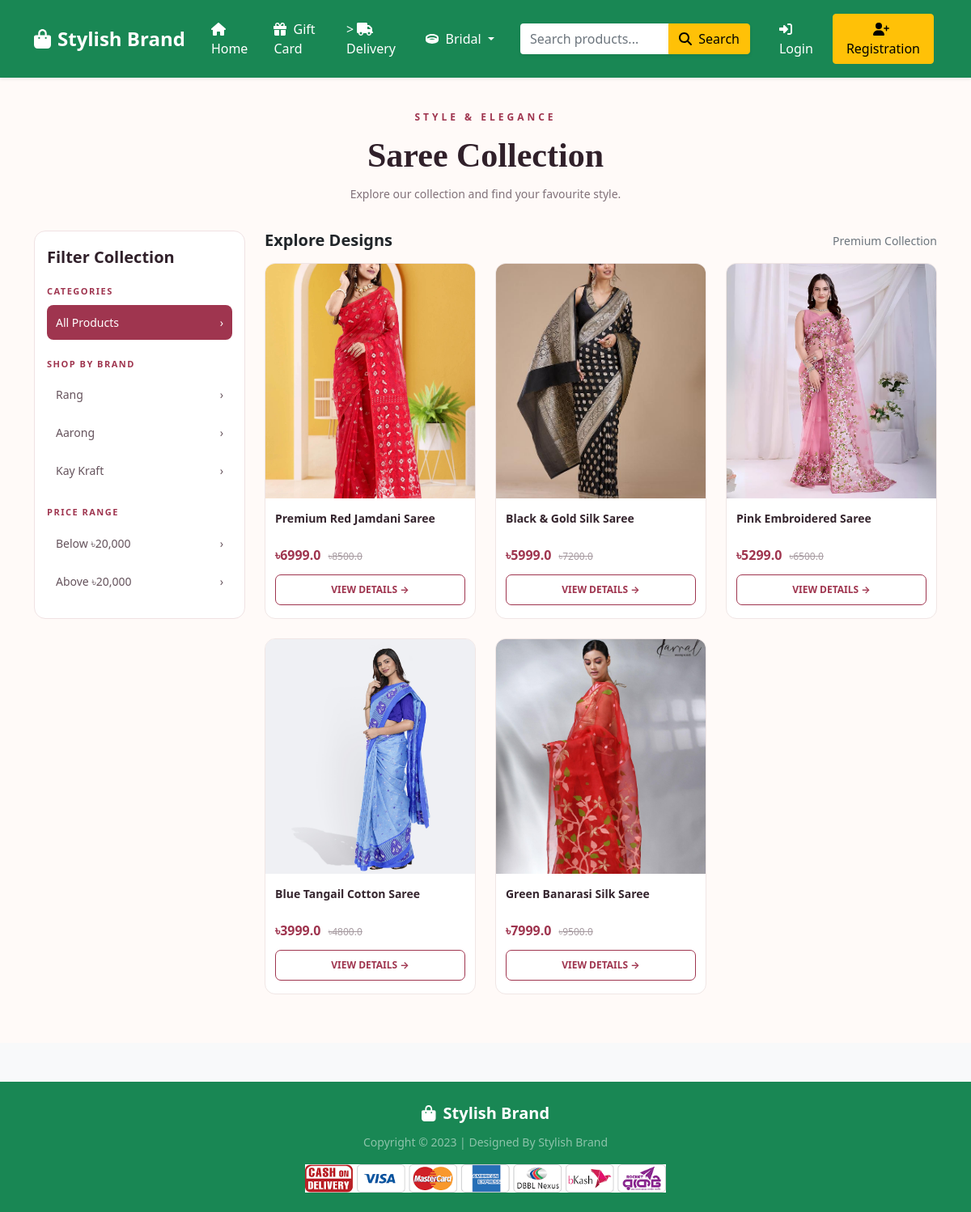
The app's page /saree/ with its own data.
### Shop/models.py (models this page shows, shortened)
class Product(models.Model):
    title = models.CharField(max_length=100)
    selling_price = models.FloatField()
    discounted_price = models.FloatField()
    description = models.TextField()
    brand = models.CharField(max_length=100)
    category = models.CharField(choices=CATEGORY_CHOICES,max_length=2)
    product_image = models.ImageField(upload_to='productimg')

### Shop/views.py (the view)
# urls.py: path("saree/", views.saree, name="saree"),
def saree(request, data=None):
    return category_products(request, "S", data)

### Shop/templates/Shop/category_products.html (shortened to what this page needs)
{% extends 'Shop/base.html' %}
{% load static %}
{% block main-content %}
<section class="collection-page">
    <div class="container">
        <div class="collection-heading">
            <span>Style & Elegance</span>
            <h1>{{ category_title }}</h1>
            <p>Explore our collection and find your favourite style.</p>
        </div>
        <div class="row g-4">
            <div class="col-lg-3 col-md-4">
                <div class="filter-panel">
                    <h5>Filter Collection</h5>
                    <div class="filter-label">Categories</div>
                    <a href="{% url category_url_name %}"
                       class="filter-link {% if not selected_filter %}active{% endif %}">
                        All Products <span>&rsaquo;</span>
                    </a>
                    <div class="filter-label">Shop by Brand</div>
                    {% for brand in brands %}
                    <a href="{% url item_url_name brand %}"
                       class="filter-link {% if selected_filter == brand %}active{% endif %}">
                        {{ brand }} <span>&rsaquo;</span>
                    </a>
                    {% endfor %}
                    <div class="filter-label">Price Range</div>
                    <a href="{% url item_url_name 'below' %}"
                       class="filter-link {% if selected_filter == 'below' %}active{% endif %}">
                        Below ৳20,000 <span>&rsaquo;</span>
                    </a>
                    <a href="{% url item_url_name 'above' %}"
                       class="filter-link {% if selected_filter == 'above' %}active{% endif %}">
                        Above ৳20,000 <span>&rsaquo;</span>
                    </a>
                </div>
            </div>
            <div class="col-lg-9 col-md-8">
                <div class="d-flex justify-content-between align-items-center mb-3">
                    <h5 class="fw-bold mb-0">Explore Designs</h5>
                    <small class="text-muted">Premium Collection</small>
                </div>
                <div class="row g-3 g-lg-4">
                    {% for product in products %}
                    <div class="col-6 col-lg-4">
                        <div class="product-card">
                            <a href="{% url 'product-detail' product.id %}">
                                <img
                                    src="{{ product.product_image.url }}"
                                    alt="{{ product.title }}"
                                    class="product-image"
                                    loading="lazy">
                                <div class="product-info">
                                    <div class="product-name">
                                        {{ product.title }}
                                    </div>
                                    <div>
                                        <span class="current-price">
                                            ৳{{ product.discounted_price }}
                                        </span>
                                        <span class="old-price">
                                            ৳{{ product.selling_price }}
                                        </span>
                                    </div>
                                    <div class="details-link">
                                        VIEW DETAILS &rarr;
                                    </div>
                                </div>
                            </a>
                        </div>
                    </div>
                    {% endfor %}
                </div>
            </div>
        </div>
    </div>
</section>
{% endblock main-content %}

### Shop/templates/Shop/category_products.html (style rules this page uses)
.collection-page { background: #fffaf8; min-height: 100vh; padding: 35px 0 60px; }
.collection-heading { text-align: center; margin-bottom: 35px; }
.collection-heading span { color: #9f354f; font-size: 12px; letter-spacing: 4px; font-weight: 700; text-transform: uppercase; }
.collection-heading h1 { font-family: Georgia, serif; color: #30202a; font-size: clamp(28px, 4vw, 42px); font-weight: 700; margin: 12px 0; }
.collection-heading p { color: #81727a; font-size: 14px; }
.filter-panel { background: white; border: 1px solid #f0e2e3; border-radius: 14px; padding: 20px 15px; }
.filter-panel h5 { font-weight: 700; color: #30202a; margin-bottom: 18px; }
.filter-label { font-size: 11px; font-weight: 700; letter-spacing: 1.5px; color: #9f354f; margin: 22px 0 8px; text-transform: uppercase; }
.filter-link { display: flex; justify-content: space-between; align-items: center; padding: 11px; margin-bottom: 4px; border-radius: 8px; text-decoration: none; color: #65535c; font-size: 14px; transition: .2s; }
.filter-link:hover, .filter-link.active { background: #9f354f; color: white; }
.product-card { height: 100%; overflow: hidden; background: white; border: 1px solid #f0e6e5; border-radius: 13px; transition: .3s; }
.product-image { width: 100%; height: 290px; object-fit: cover; background: #f8efed; transition: .4s; }
.product-info { padding: 14px 12px 16px; }
.product-name { min-height: 44px; color: #35252e; font-size: 14px; font-weight: 600; line-height: 1.6; }
.current-price { color: #9f354f; font-size: 16px; font-weight: 700; }
.old-price { color: #a69aa0; font-size: 12px; text-decoration: line-through; margin-left: 5px; }
.details-link { display: block; margin-top: 12px; padding: 9px; border: 1px solid #9f354f; border-radius: 7px; text-align: center; color: #9f354f; font-size: 12px; font-weight: 700; }
.product-card a { text-decoration: none; }

### records on screen
Product: product_image (picture), title "Premium Red Jamdani Saree", discounted_price "6999.0", selling_price "8500.0"
Product: product_image (picture), title "Black & Gold Silk Saree", discounted_price "5999.0", selling_price "7200.0"
Product: product_image (picture), title "Pink Embroidered Saree", discounted_price "5299.0", selling_price "6500.0"
Product: product_image (picture), title "Blue Tangail Cotton Saree", discounted_price "3999.0", selling_price "4800.0"
Product: product_image (picture), title "Green Banarasi Silk Saree", discounted_price "7999.0", selling_price "9500.0"

### other values on screen
{{ category_title }} "Saree Collection"
{{ brand }} "Rang" "Aarong" "Kay Kraft"
